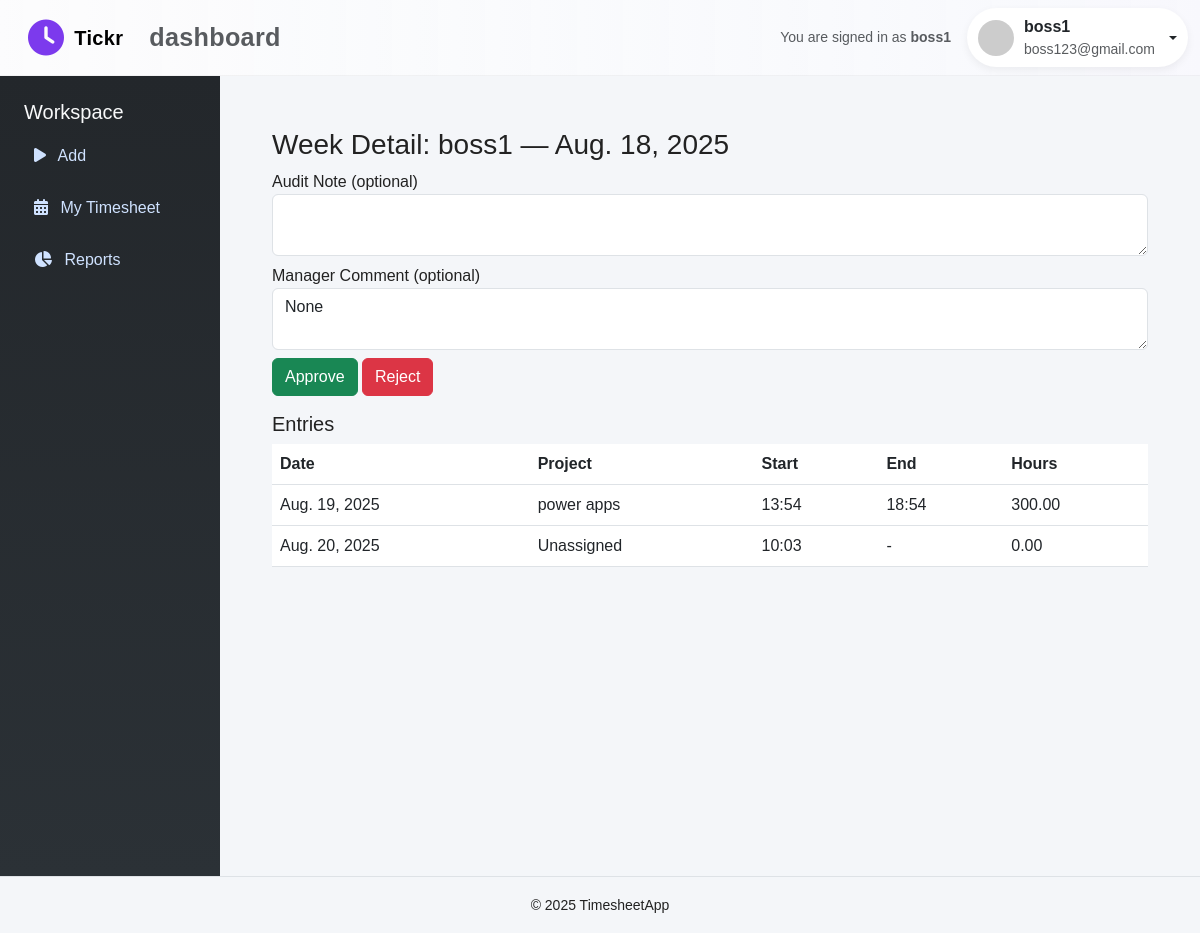
Page /manager/approvals/5/ (signed in) on the committed database.
### timesheet_app/models.py (models this page shows, shortened)
class CustomUser(AbstractUser):
    role = models.CharField(max_length=10, choices=ROLE_CHOICES)

class WeekSummary(models.Model):
    user = models.ForeignKey(settings.AUTH_USER_MODEL, on_delete=models.CASCADE)
    week_start = models.DateField(help_text="Monday date of the week")
    status = models.CharField(max_length=12, choices=STATUS_CHOICES, default=STATUS_DRAFT)
    approver = models.ForeignKey(
        settings.AUTH_USER_MODEL,
        on_delete=models.SET_NULL,
        related_name="approved_weeks",
        null=True,
        blank=True
    )
    submitted_at = models.DateTimeField(null=True, blank=True)
    approved_at = models.DateTimeField(null=True, blank=True)
    audit_note = models.TextField(blank=True)
    manager_comment = models.TextField(blank=True, null=True)
    class Meta:
        unique_together = ("user", "week_start")

class TimesheetEntry(models.Model):
    user = models.ForeignKey(settings.AUTH_USER_MODEL, on_delete=models.CASCADE)
    project = models.ForeignKey(Project, on_delete=models.PROTECT, null=True, blank=True)
    work_date = models.DateField(null=False, blank=False)
    start_time = models.DateTimeField(null=True, blank=True)
    end_time = models.DateTimeField(null=True, blank=True)
    break_minutes = models.PositiveIntegerField(default=0)
    duration_minutes = models.PositiveIntegerField(default=0, editable=False)
    billable = models.BooleanField(default=True)
    notes = models.TextField(blank=True)
    created_at = models.DateTimeField(auto_now_add=True)
    updated_at = models.DateTimeField(auto_now=True)
    class Meta:
        indexes = [
            models.Index(fields=["user", "work_date"]),
            models.Index(fields=["project", "work_date"]),
        ]
        ordering = ["work_date", "start_time"]

class Project(models.Model):
    name = models.CharField(max_length=120)
    client = models.CharField(max_length=120)
    billable_default = models.BooleanField(default=True)
    active = models.BooleanField(default=True)
    created_at = models.DateTimeField(auto_now_add=True)
    updated_at = models.DateTimeField(auto_now=True)
    class Meta:
        indexes = [
            models.Index(fields=["active"]),
        ]

### timesheet_app/views.py (the view, shortened to what this page needs)
# urls.py: path("manager/approvals/<int:week_id>/", week_detail, name="week_detail"),
@role_required('manager')
@login_required
def week_detail(request, week_id):
    week = get_object_or_404(WeekSummary, pk=week_id)
    entries = TimesheetEntry.objects.filter(user=week.user, work_date__range=(week.week_start, week.week_start + dt.timedelta(days=6))).select_related('project')
    return render(request, 'dashboard/week_detail.html', {'week': week, 'entries': entries})

### timesheet_app/templates/dashboard/week_detail.html (shortened to what this page needs)
{% extends 'base.html' %}
{% block content %}
<div class="container my-4">
  <h3>Week Detail: {{ week.user.get_full_name|default:week.user.username }} — {{ week.week_start }}</h3>
  <div class="mb-3">
    <form method="POST">
      <div class="mb-2">
        <label for="note">Audit Note (optional)</label>
        <textarea name="note" id="note" class="form-control">{{ week.audit_note }}</textarea>
      </div>
      <div class="mb-2">
        <label for="manager_comment">Manager Comment (optional)</label>
        <textarea name="manager_comment" id="manager_comment" class="form-control">{{ week.manager_comment }}</textarea>
      </div>
      <button name="action" value="approve" class="btn btn-success">Approve</button>
      <button name="action" value="reject" class="btn btn-danger">Reject</button>
    </form>
  </div>
  <h5>Entries</h5>
  <table class="table">
    <thead><tr><th>Date</th><th>Project</th><th>Start</th><th>End</th><th>Hours</th></tr></thead>
    <tbody>
      {% for e in entries %}
      <tr>
        <td>{{ e.work_date }}</td>
        <td>{{ e.project.name|default:'Unassigned' }}</td>
        <td>{{ e.start_time|time:'H:i' }}</td>
        <td>{{ e.end_time|time:'H:i'|default:'-' }}</td>
        <td>{{ e.duration_minutes|default:0|floatformat:2 }}</td>
      </tr>
      {% endfor %}
    </tbody>
  </table>
</div>
{% endblock %}

### timesheet_app/templates/base.html (shortened to what this page needs)
{% load static %}
<!doctype html>
<html lang="en">
<head>
  <link href="https://cdn.jsdelivr.net/npm/bootstrap@5.3.0/dist/css/bootstrap.min.css" rel="stylesheet">
  <link href="https://cdnjs.cloudflare.com/ajax/libs/font-awesome/6.4.0/css/all.min.css" rel="stylesheet">
</head>
<body>
<nav class="navbar navbar-expand-lg navbar-light" style="background: linear-gradient(90deg, rgba(255,255,255,0.7), rgba(250,250,255,0.6)); border-bottom:1px solid rgba(0,0,0,0.04);">
  <div class="container-fluid d-flex justify-content-between align-items-center">
    <div class="app-brand ms-lg-3">
      <i class="fa-solid fa-clock fa-lg" style="color:var(--accent)"></i>
      <span class="navbar-brand">Tickr</span>
      <small class="text-muted">dashboard</small>
    </div>
    <div class="d-flex align-items-center">
      <div class="me-3 text-muted small d-none d-md-block">You are signed in as <strong>{{ user.get_full_name|default:user.username }}</strong></div>
      {% if user.is_authenticated %}
      <div class="dropdown">
        <button class="btn profile-pill dropdown-toggle" data-bs-toggle="dropdown" aria-expanded="false">
          {% if user.profile and user.profile.avatar %}
            <img src="{{ user.profile.avatar.url }}" alt="avatar" />
          {% else %}
            <img src="https://ui-avatars.com/api/?name={{ user.username }}&background=7c3aed&color=fff" alt="avatar" />
          {% endif %}
          <div class="d-none d-sm-block text-start">
            <div style="font-weight:600">{{ user.get_full_name|default:user.username }}</div>
            <div class="small text-muted">{{ user.email }}</div>
          </div>
        </button>
      </div>
      {% endif %}
    </div>
  </div>
</nav>
<div class="d-flex">
  {% block sidebar %}
  <div class="sidebar" id="sidebar">
    <h5 class="text-light">Workspace</h5>
    <a href="{% url 'add_time_entry' %}"><i class="fa-solid fa-play me-2"></i> Add</a>
    <a href="{% url 'my_timesheet' %}"><i class="fa-solid fa-calendar-days me-2"></i> My Timesheet</a>
    <a href="{% url 'my_reports' %}"><i class="fa-solid fa-chart-pie me-2"></i> Reports</a>
  </div>
  {% endblock %}
  <div class="content-wrapper">
    {% block content %}{% endblock %}
  </div>
</div>
<footer class="text-center py-3 border-top">
  <small>&copy; 2025 TimesheetApp</small>
</footer>
</body>
</html>

### timesheet_app/templates/base.html (style rules this page uses)
:root { --primary: #0d6efd; --muted: #6c757d; --card: #ffffff; --bg: #f4f6f9; --accent: #7c3aed; }
body { display: flex; min-height: 100vh; flex-direction: column; margin: 0; background: var(--bg); font-family: 'Poppins', sans-serif; color: #222; }
.sidebar { width: 220px; background: linear-gradient(180deg, #23272b, #2b3136); color: #fff; min-height: 100vh; padding: 24px; transition: all 0.3s ease; }
.sidebar a { display: block; color: #cfe2ff; margin: 12px 0; text-decoration: none; padding: 8px 10px; border-radius: 8px; transition: background 0.3s ease, color 0.3s ease; }
.content-wrapper { flex: 1; padding: 28px 40px; background: var(--bg); min-height: 100vh; transition: padding 0.3s ease; }
.app-brand { font-weight: 700; letter-spacing: 0.3px; display: flex; align-items: center; gap: 10px; font-size: 1.8rem; user-select: none; color: #7c3aed; }
.profile-pill { display: flex; align-items: center; gap: 10px; background: var(--card); padding: 6px 10px; border-radius: 999px; box-shadow: 0 3px 8px rgba(12,12,12,0.06); cursor: pointer; transition: box-shadow 0.3s ease; }
.profile-pill img { width: 36px; height: 36px; border-radius: 50%; object-fit: cover; flex-shrink: 0; }

### rows in the picture
CustomUser: get_full_name "boss1", email "boss123@gmail.com"
WeekSummary: user.get_full_name "boss1", week_start "Aug. 18, 2025", manager_comment "None"
TimesheetEntry: work_date "Aug. 19, 2025", project.name "power apps", start_time "13:54", end_time "18:54", duration_minutes "300.00"
TimesheetEntry: work_date "Aug. 20, 2025", project.name "Unassigned", start_time "10:03", end_time "-", duration_minutes "0.00"
